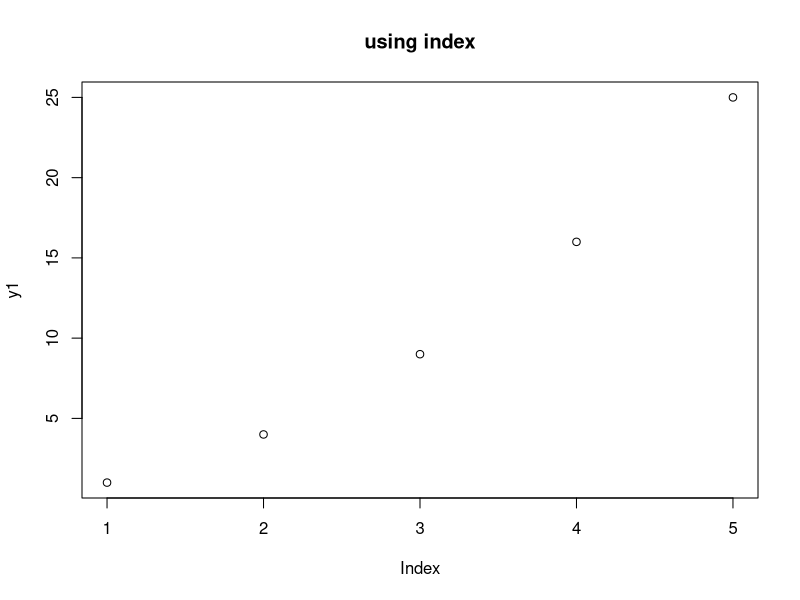
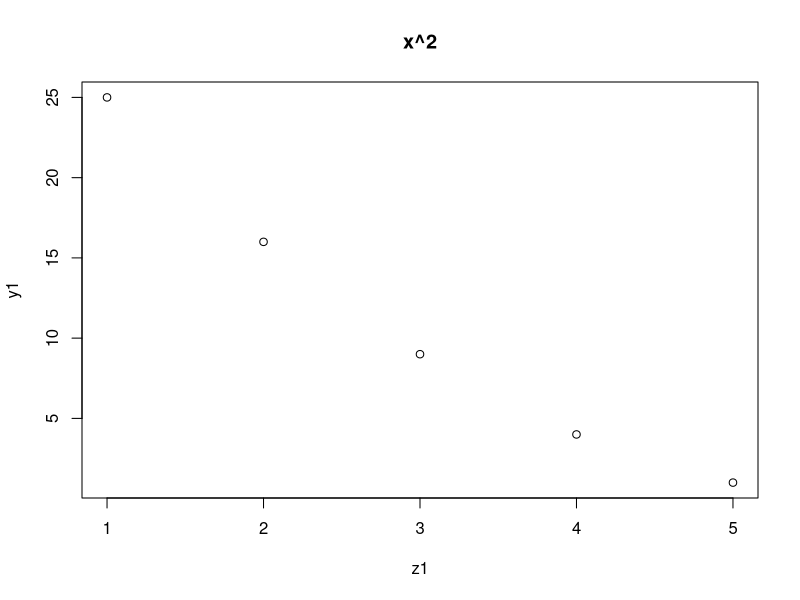
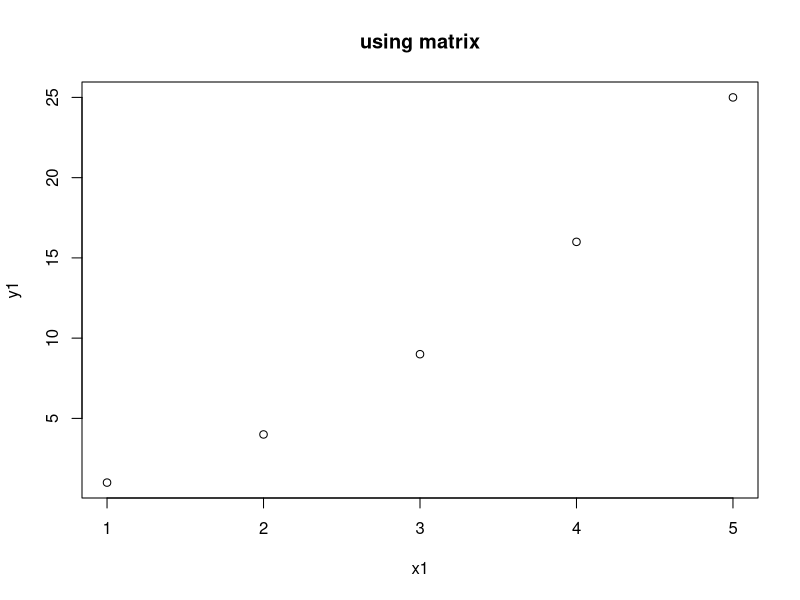
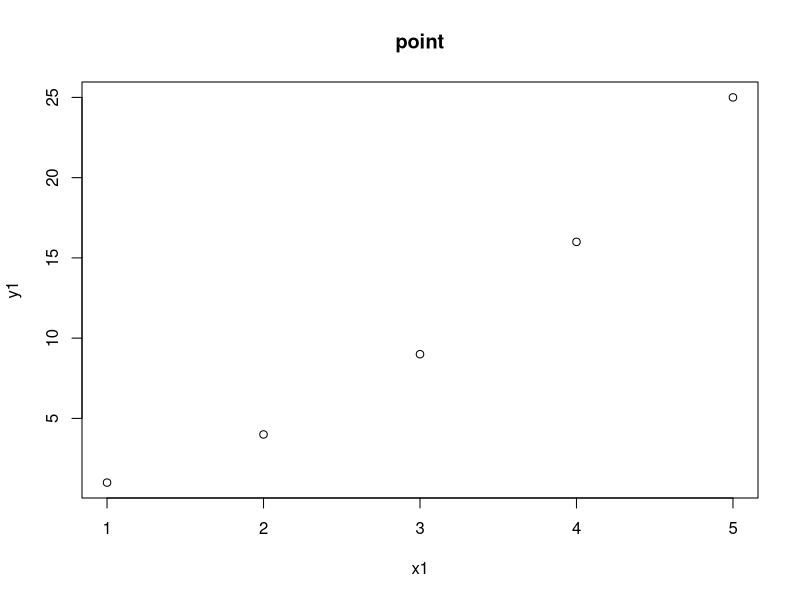
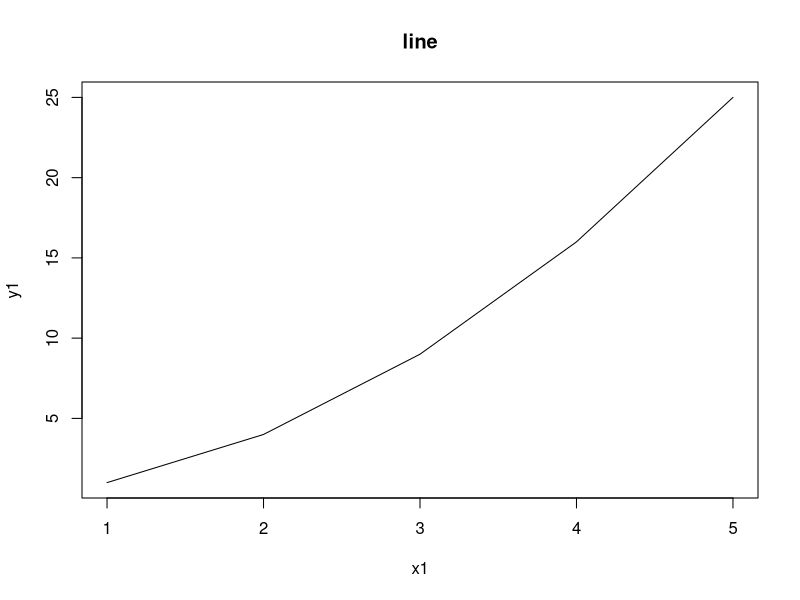
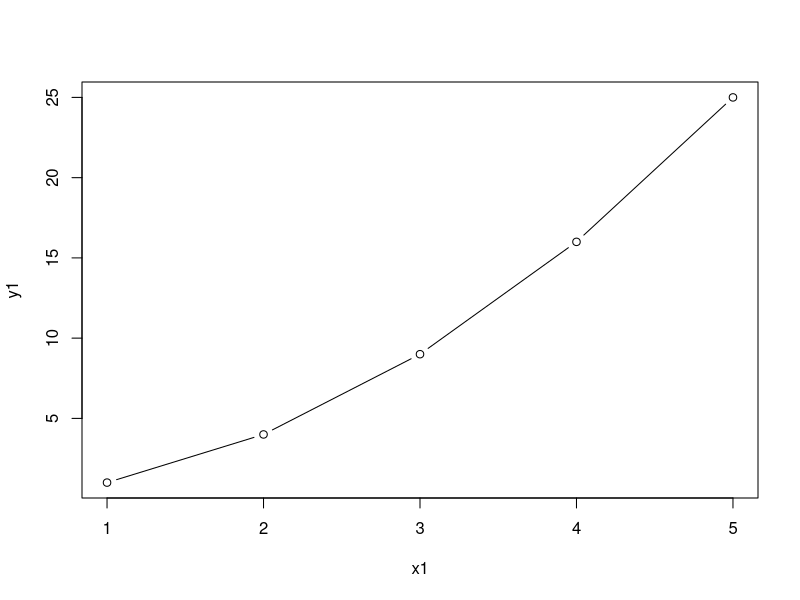
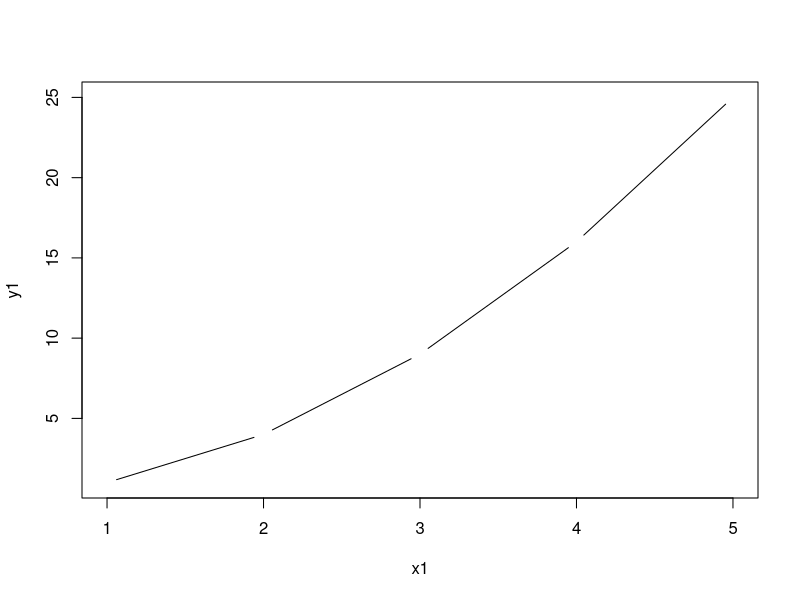
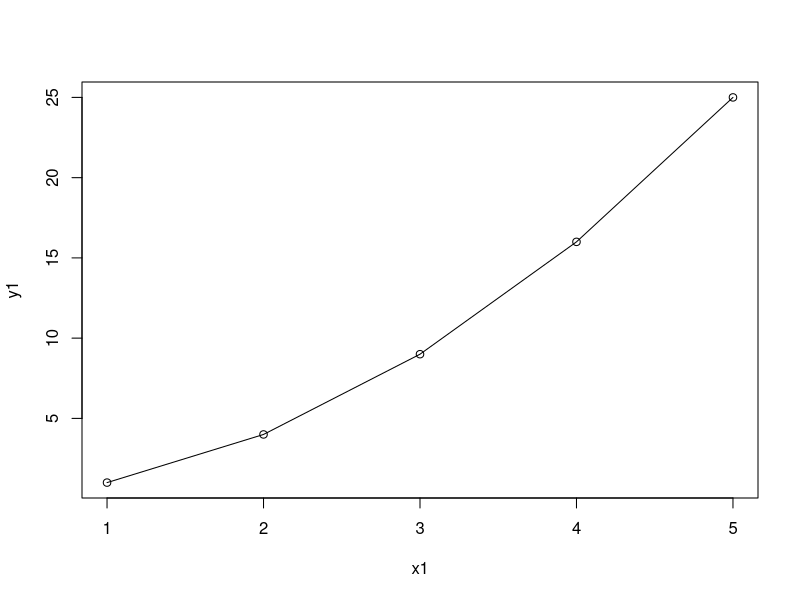

These charts were generated, in order, by the following R code:
## ---- chunk 1
knitr::opts_chunk$set(echo = TRUE)
## ---- chunk 2
x1 <- 1:5
y1 <- x1^2
z1 <- 5:1

# 행렬 생성
mat1 <- cbind(x1, y1, z1)
## ---- chunk 3
plot(y1, main="using index")
plot(x=z1, y=y1, main="x^2")
plot(mat1, main="using matrix")
## ---- chunk 4
plot(x1, y1, type= "p" , main="point") # default
plot(x1, y1, type= "l" , main="line")
plot(x1, y1, type = "b")
plot(x1, y1, type = "c")
plot(x1, y1, type = "o")
plot(x1, y1, type = "s")
plot(x1, y1, type = "S")
plot(x1, y1, type="h")
plot(x1, y1, type="n")
## ---- chunk 5
plot(1:5, type = "n", xlim = c(0, 7.5), ylim = c(0.5, 5.5), main = "points by 'pch'")
points(1:5, rep(2,5), pch = 1:5, cex = 1.5)
text(1:5 , rep(2,5)-0.5, labels = as.character(1:5), cex = 1.2)

pchs <- c("&", "z", "Z", "1", "가")
points(1:5, rep(5,5), pch = pchs, cex = 1.5)
## ---- chunk 6
plot(x1, y1, type="l", lty=1)
plot(x1, y1, type="l", lty=2)

plot(x1, y1, type="n")
lines(x1, rep(4,5), lty=3)
lines(x1, rep(8,5), lty=4)
lines(x1, rep(12,5), lty=5)
lines(x1, rep(16,5), lty=6)

lines(x1, rep(20,5), lty="dashed")

lines(x1, rep(22.5,5), lty="99")
lines(x1, rep(25,5), lty="5515")
## ---- chunk 7
head(cars)
plot(cars$speed, cars$dist, main = "abline")

# horizontal
abline(h = 30)

# vertical
abline(v = 20, col="blue")

# y = a + bx
abline(a = 10, b = 4, col="red")
## ---- chunk 8
plot(1:10, type = "n", main = "rect", xlab = "", ylab = "")

rect(1, 4, 3, 6, col = "gold") # col parameter
rect(1, 1, 3, 3, border = "gold") # border parameter
rect(4, 7, 6, 9, density = 10) # density parameter
rect(4, 4, 6, 6, density = 10, angle = 315) # angle parameter
rect(7, 7, 9, 9, lwd = 2) # lwd parameter
rect(7, 4, 9, 6, lty = 2) # lty paramter
## ---- chunk 9
plot(1:10, 1:10, type = "n", xlab = "", ylab = "", main = "text")
text(1.5, 9, adj = 0, labels = "피타고라스의 정리(定理)")

# Example expression labels
text(1.5, 8, adj = 0, labels = expression(c^2 == a^2 + b^2))
text(1.5, 6, adj = 0, labels = expression(cos(r^2) * e^{-r/6}))
text(2, 3, adj = 0.3, labels = expression(z[i] == sqrt(x[i]^2 + y[i]^2)))
text(9, 4, adj = 1, labels = expression(f(x) == frac(1, sqrt((2 *
       pi)^n ~ ~det(Sigma[x]))) ~ ~exp * bgroup("(", -frac(1, 2) ~ ~(x -
       mu)^T * Sigma[x]^-1 * (x - mu), ")")))
text(5, 5, adj = 0.5, labels = expression(y == bgroup("(", atop(a ~ ~b, c ~ ~d), ")")))

# Example position by pos
points(8, 8, pch = 16)
text(8, 8, "position1", pos = 1)
text(8, 8, "position2", pos = 2)
text(8, 8, "position3", pos = 3)
text(8, 8, "position4", pos = 4)

# Example offset
points(8, 6, pch = 16)
text(8, 6, "offset1", pos = 1, offset = 1)
text(8, 6, "offset2", pos = 2, offset = 1.5)
text(8, 6, "offset3", pos = 3, offset = 2)
text(8, 6, "offset4", pos = 4, offset = 2.5)
## ---- chunk 10
plot(1:10, type = "n", xlab = "", ylab = "", main = "legend")
legend("bottomright", legend="pch 1", pch = 1, title = "bottomright")
legend("bottom",  legend="pch 2",pch = 2, title = "bottom")
legend("bottomleft",  legend="pch 3",pch = 3, title = "bottomleft")
legend("left",  legend="pch 4", pch = 4, title = "left")
legend("topleft", legend="pch 5",pch = 5, title = "topleft")
legend("top", legend="pch 6", pch = 6, title = "top")
legend("topright", legend="pch 7",pch = 7, title = "topright")
legend("right",legend="right" ,pch = 1)
legend("center",legend="center" , pch = 1)

legends <- c("Legend1", "Legend2")
legend(3, 8, legend = legends, pch = 1:2, col = 1:2)
legend(7, 8, legend = legends, pch = 1:2, col = 1:2, lty = 1:2)
legend(3, 4, legend = legends, fill = 1:2)
legend(7, 4, legend = legends, fill = 1:2, density = 30)
## ---- chunk 11
plot(1:5, type = "l", main = " axis", axes = FALSE, xlab = "", ylab = "")

axis(side = 1, at = 1:5, labels = 5:1, line = 2)
axis(side = 2, tick = F, col.axis = "blue")
axis(side = 3, at = c(1, 3, 5), col = "blue", col.axis = "red")
axis(side = 4, lty = 2, lwd = 2)
## ---- chunk 12
m <- matrix(c(1, 1, 2, 3), ncol = 2, byrow = T)
m

layout(mat = m)
plot(cars, main = "scatter plot of cars data", pch = 19, col = 4)
hist(cars$speed)
hist(cars$dist)
## ---- chunk 13
plot(1:5, type = "l")
par(new = F)
plot(10:1, type = "s", main = "plot by new = F")

plot(1:5, type = "l")
par(new = T)
plot(10:1, type = "s", main = "plot by new = T")

plot(1:5, type = "l", xlim=c(1,10), ylim=c(1,10))
par(new = T)
plot(10:1, type = "s", xlim=c(1,10), ylim=c(1,10))


x <- rnorm(10)
plot(x)
par(new = T)
hist(x)


